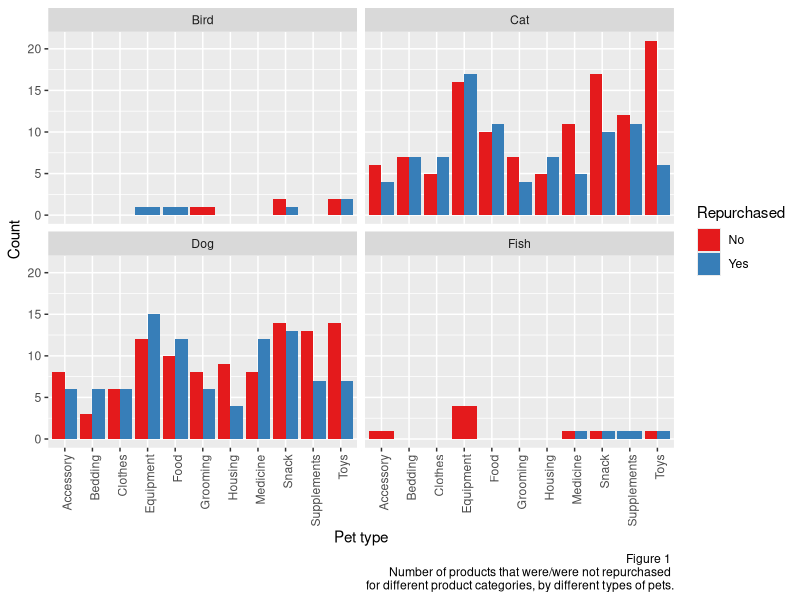
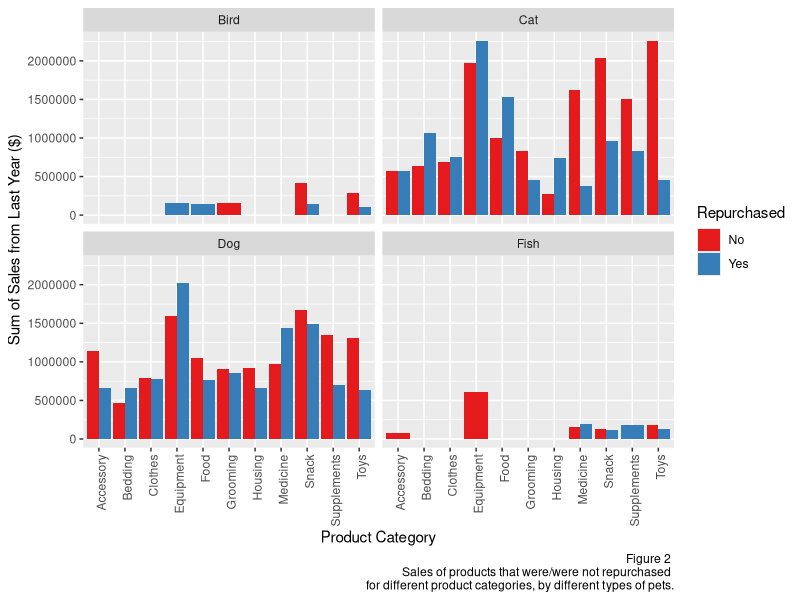
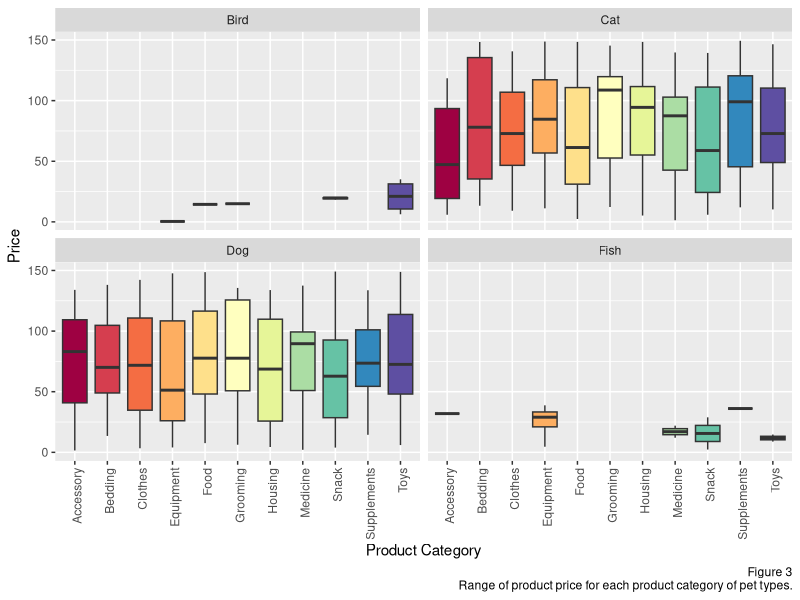

Write R code to recreate these figures, in order.
## ---- chunk 1
knitr::opts_chunk$set(echo = FALSE, warning = FALSE,  message = FALSE,
                      fig.align = 'center')
library(tidyverse)
library(knitr)
library(kableExtra)

### Loading some datasets ###
pet_df <- read.csv("data/pet_sales_cleaned.csv")
pet_count <- read.csv("data/pet_product_count.csv")
## ---- chunk 2
pet_df <- pet_df %>% mutate(price_scaled = price - mean(price),
                            rating_scaled = rating - mean(rating),
                            sales_scaled = sales - mean(sales),
                            number_sold_yr = round(sales/price, 0),
                            number_sold_m = round((sales/price)/12, 0))

pet_df_filtered <- pet_df %>% 
  filter((pet_type == 'bird' & price <= 40) |
           (pet_type == 'cat' & price <= 150)|
           (pet_type == 'dog' & price <= 150) |
           (pet_type == 'fish' & price <= 40))

write.csv(pet_df_filtered, "data/pet_df_filtered.csv")
## ---- chunk 3
table1 <- read.csv("data/table1.csv")
table1 %>% kable(col.names = c("", "Count of Repurchase", "Sum of Sales"),
                 caption = 
                   "Table 1: Count and Sales of Products",
                 booktabs = T) %>% 
  kable_styling(latex_options = "HOLD_position")
## ---- chunk 4
fig1 <- pet_count %>%
  ggplot(aes(x = product_category, y = count, 
                         fill = as.factor(re_buy))) + 
  geom_bar(position = 'dodge', stat = 'identity') +
  scale_fill_brewer(palette = "Set1", 
                    name = "Repurchased",
                    labels = c("No", "Yes")) +
  labs(x = "Pet type", y = "Count", 
       caption = "Figure 1 \n Number of products that were/were not repurchased \n for different product categories, by different types of pets.") +
  facet_wrap(~pet_type, labeller = as_labeller(c(`bird` = "Bird",
                                                 `cat` = "Cat",
                                                 `dog` = "Dog",
                                                 `fish` = "Fish"))) +
  theme(axis.text.x = element_text(angle = 90, vjust = 0.75, hjust = 1))

fig1
## ---- chunk 5
fig2 <- pet_df_filtered %>% group_by(pet_type, product_category, re_buy) %>% 
  summarize(sum_sales = sum(sales)) %>% 
  ggplot(aes(x = product_category, sum_sales, fill = as.factor(re_buy))) +
  geom_bar(stat= 'identity', position = 'dodge') +
  facet_wrap(~pet_type, labeller = as_labeller(c(`bird` = "Bird",
                                                 `cat` = "Cat",
                                                 `dog` = "Dog",
                                                 `fish` = "Fish"))) +
  scale_fill_brewer(name = "Repurchased", labels = c("No", "Yes"), palette = "Set1") +
  theme(axis.text.x = element_text(angle = 90, vjust = 0.75, hjust = 1)) +
  labs(x = "Product Category", y = "Sum of Sales from Last Year ($)",
       caption = "Figure 2 \n Sales of products that were/were not repurchased \n for different product categories, by different types of pets.")

fig2
## ---- chunk 6
table2 <- read.csv("data/table2.csv")
table2 %>% mutate(pet_type = rep("", nrow(table2))) %>% 
  select(-c(rank)) %>% 
  kable(col.names = c("Pet type", "Product Category", "Total Sales"),
        caption = "Table 2: Top 5 Repurchased Product Categories with High Sales for each Pet Type",
        booktabs = T) %>% 
  pack_rows("Bird", 1, 4) %>% 
  pack_rows("Cat", 5, 9) %>% 
  pack_rows("Dog", 10, 14) %>% 
  pack_rows("Fish", 15, 18) %>% 
  kable_styling(latex_options = "HOLD_position")
## ---- chunk 7
table3 <- read.csv("data/table3.csv", row.names = NULL) %>% 
  mutate(X = case_when(
    X == "Sum of sales" ~ "Sum of sales",
    X == "Count of re_buy" ~ "Count of repurchase",
    X == "Total Sum of sales" ~ "Total Sum of sales",
    X == "Total Count of re_buy" ~ "Total Count of repurchase",
    TRUE ~ " "
  ))
table3 <- table3[-c(1, 2, 5, 8, 11),]
row.names(table3) <- NULL
table3 <- rename(table3, c('pet_type' = X, 
                 'No' = Column.Labels, 
                 "Yes" = X.1, 
                 'grand_total' = X.2))
table3 %>% kable(col.names = c("Aggregated data", "No", "Yes", "Grand Total"),
                 caption = "Table 3: Count and Sales of Products for each Pet Type", booktabs = T) %>% 
  add_header_above(c("Pet type" = 1, "Repurchased" = 2, " ")) %>% 
  pack_rows("Bird", 1, 2) %>%
  pack_rows("Cat", 3, 4) %>% 
  pack_rows("Dog", 5, 6) %>% 
  pack_rows("Fish", 7, 8) %>% 
  pack_rows("All pets", 9, 10) %>% 
  kable_styling(latex_options = "HOLD_position")
## ---- chunk 8
bird_df <- pet_df %>% filter(pet_type == 'bird')
cat_df <- pet_df %>% filter(pet_type == 'cat')
dog_df <- pet_df %>% filter(pet_type == 'dog')
fish_df <- pet_df %>% filter(pet_type == 'fish')

bird_mod <- glm(as.factor(re_buy) ~ price_scaled + rating_scaled + 
                  sales_scaled +
                  pet_size, 
             data = bird_df,
           family = binomial(link='logit'))
cat_mod <- glm(as.factor(re_buy) ~ price_scaled + rating_scaled + 
                 sales_scaled + 
                 pet_size, 
             data = cat_df,
           family = binomial(link='logit'))
dog_mod <- glm(as.factor(re_buy) ~ price_scaled + rating_scaled + sales_scaled +
                 pet_size, 
             data = dog_df,
           family = binomial(link='logit'))
fish_mod <- glm(as.factor(re_buy) ~ price_scaled + rating_scaled + 
                  sales_scaled +
                  pet_size, 
             data = fish_df,
           family = binomial(link='logit'))


intercept = c(0.48, 1.04, 1.18, 1.92)
price_scaled = c("1.00", "1.00", "1.00", "1.00")
rating_scaled = c(0.91, 0.97, 0.86, 1.82)
sales_scaled = c("1.00", "1.00", "1.00", "1.00")
pet_size_xs = c(0.46, 0.78, 1.27, "0.00")
pet_size_l = c(1.56, 0.89, 0.69, 0.06)
pet_size_m = c(1.28, 0.88, 1.24, 0.93)
pet_size_s = c(2.85, 0.85, 0.68, 0.38)
pvals <- c(0.47, 0.58, 0.53, 0.88, 0.61, 0.75, 0.81, 0.43,
           "0.90", 0.18, 0.44, 0.91, 0.56, 0.79, 0.71, "0.70",
           0.61, 0.14, "<0.001", "0.90", 0.59, 0.39, 0.62, 0.28,
           0.54, 0.89, 0.06, 0.21, 0.99, 0.12, 0.96, 0.38)

birds_OR <- c(intercept[1], price_scaled[1], rating_scaled[1], 
                   sales_scaled[1], pet_size_xs[1], pet_size_l[1],
                   pet_size_m[1], pet_size_s[1])
cats_OR <- c(intercept[2], price_scaled[2], rating_scaled[2], 
                   sales_scaled[2], pet_size_xs[2], pet_size_l[2],
                   pet_size_m[2], pet_size_s[2])
dogs_OR <- c(intercept[3], price_scaled[3], rating_scaled[3], 
                   sales_scaled[3], pet_size_xs[3], pet_size_l[3],
                   pet_size_m[3], pet_size_s[3])
fish_OR <- c(intercept[4], price_scaled[4], rating_scaled[4], 
                   sales_scaled[4], pet_size_xs[4], pet_size_l[4],
                   pet_size_m[4], pet_size_s[4])

# Create table
mod_results <- data.frame(predictors = 
                            c(rep(c("Intercept", 'Price scaled', 'Rating scaled',
                                         'Sales scaled', 'Pet size - extra small',
                                         'Pet size - large', 'Pet size - medium',
                                         'Pet size - small'), 4)),
                          odds_ratio = c(birds_OR, cats_OR, dogs_OR, fish_OR),
                          p_values = pvals)

mod_results %>% kable(col.names = c("Predictors", "Odds ratio", "P-values"), 
                      caption = "Table 4: Logistic Regression Results",
                      booktabs = T) %>% 
  pack_rows("Bird", 1, 8) %>% 
  pack_rows("Cat", 9, 16) %>% 
  pack_rows("Dog", 17, 24) %>% 
  pack_rows("Fish", 25, 32) %>% 
  kable_styling(latex_options = "HOLD_position")
## ---- chunk 9
pet_df_filtered %>% 
  ggplot(aes(x = product_category, y = price, fill = product_category)) +
  geom_boxplot() + 
  facet_wrap(~pet_type, labeller = as_labeller(c(`bird` = "Bird",
                                                 `cat` = "Cat",
                                                 `dog` = "Dog",
                                                 `fish` = "Fish"))) + 
  scale_fill_brewer(palette = "Spectral") +
  theme(axis.text.x = element_text(angle = 90, vjust = 0.75, hjust = 1),
        legend.position = "none") +
  labs(x = "Product Category", y = "Price",
       caption = "Figure 3
                  Range of product price for each product category of pet types.") 
## ---- chunk 10
table5 <- read.csv("data/table5.csv")

table5 %>% select(-c(pet_type, re_buy)) %>% 
  kable(col.names = c("Pet type, Product Category", "Product ID",
                                  "Price", "Rating", "Sales"),
                    caption = "Table 5: List of Products",
        booktabs = T) %>% 
  pack_rows("Bird", 1, 5) %>% 
  pack_rows("Cat", 6, 15) %>% 
  pack_rows("Dog", 16, 25) %>% 
  pack_rows("Fish", 26, 30) %>% 
  kable_styling(latex_options = "HOLD_position")
